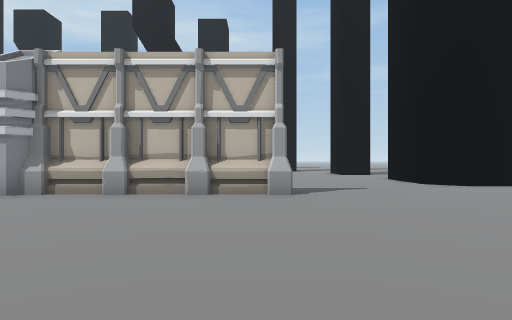
[1] (above)

23 first-person views from a walk through a 3-D level made in the Unity game engine. The camera is 1.4 m above the floor, looks level and sees 75° across. The floor is counted in squares, 2 m on a side. Each view is taken from the middle of a square. On the plan, view 1 faces up. The plan holds only what a view shows up to about 10 squares ahead; the rest is blank. The place goes on beyond the plan.

[2]
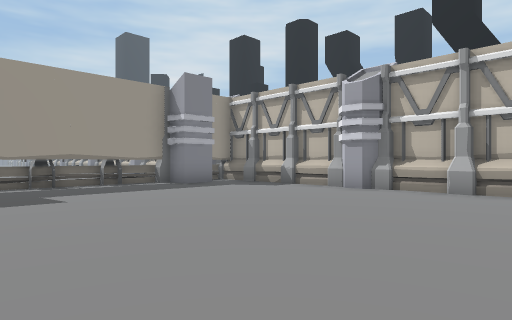

[3]
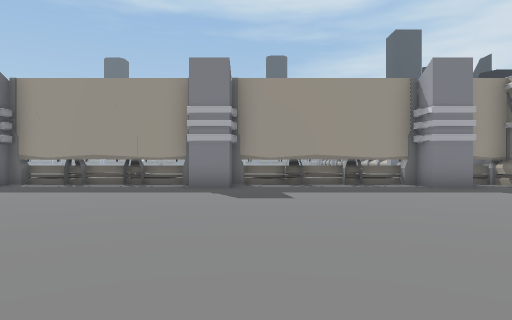

[4]
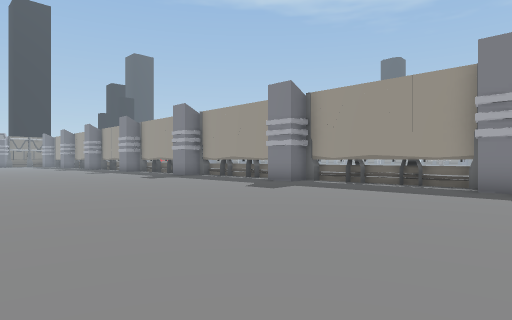

[5]
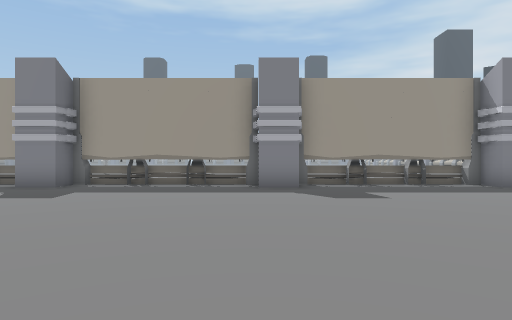

[6]
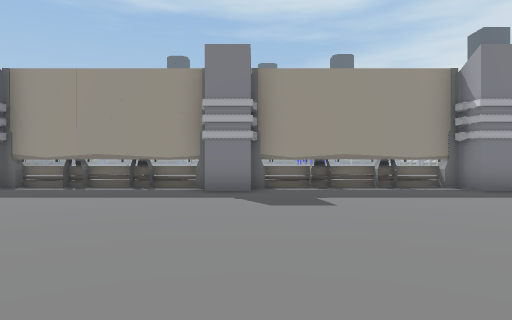

[7]
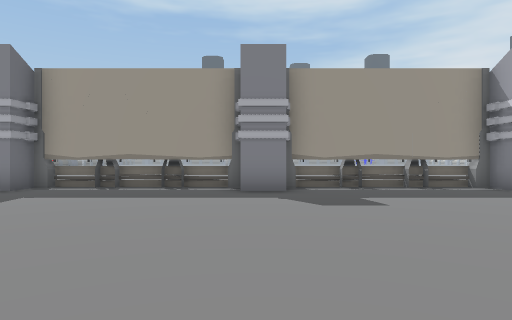

[8]
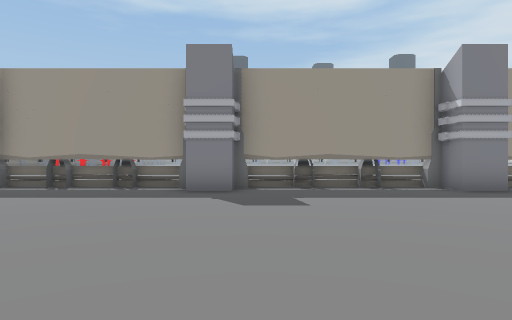

[9]
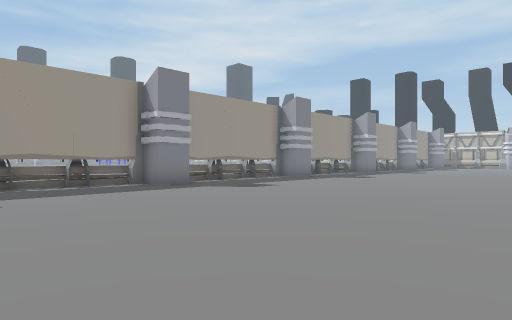

[10]
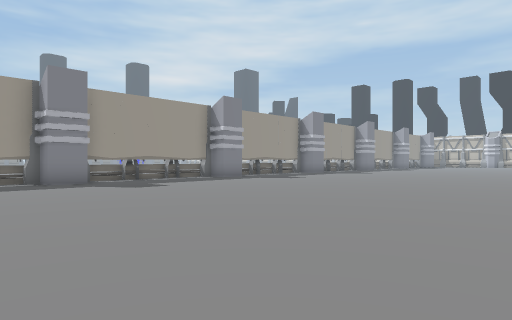

[11]
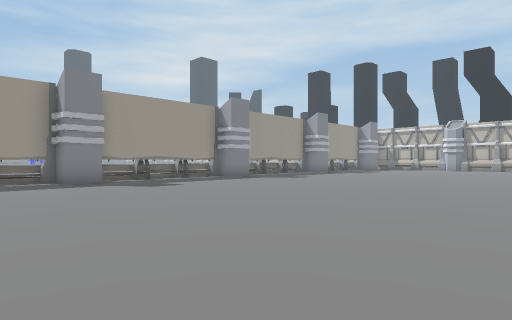

[12]
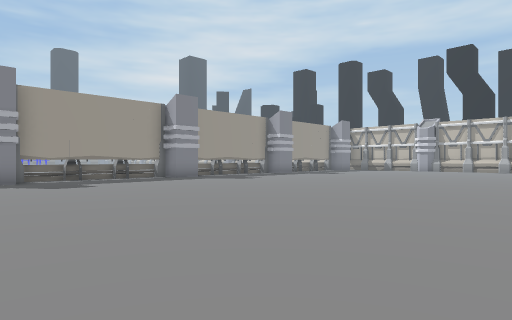

[13]
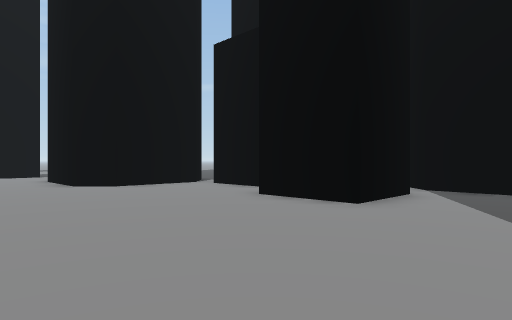

[14]
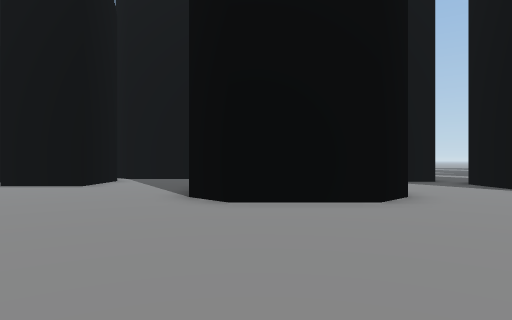

[15]
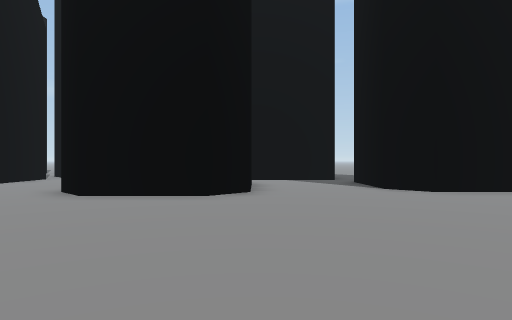

[16]
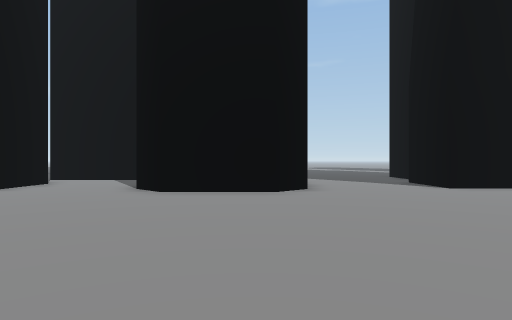

[17]
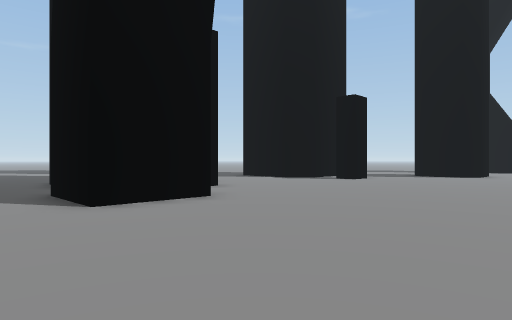

[18]
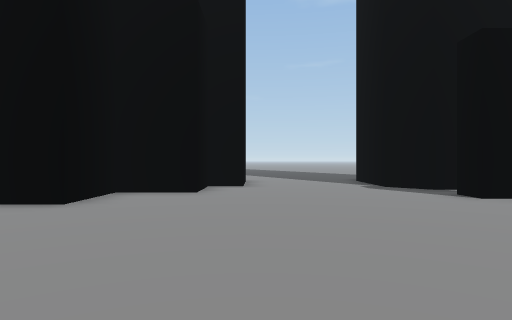

[19]
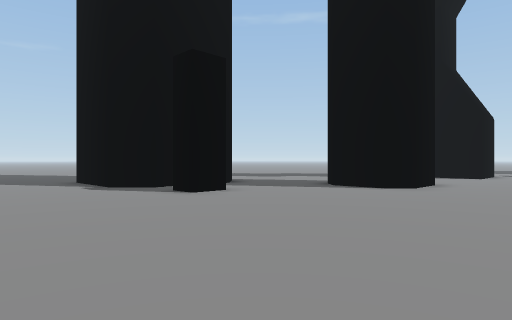

[20]
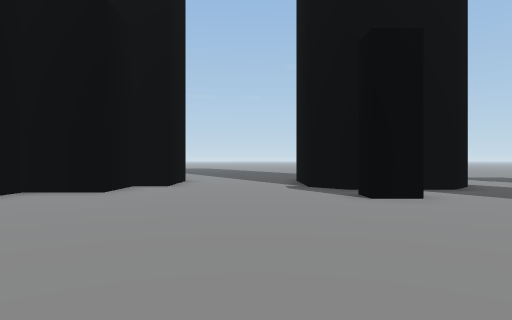

[21]
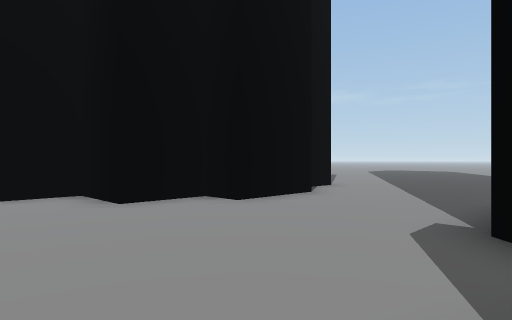

[22]
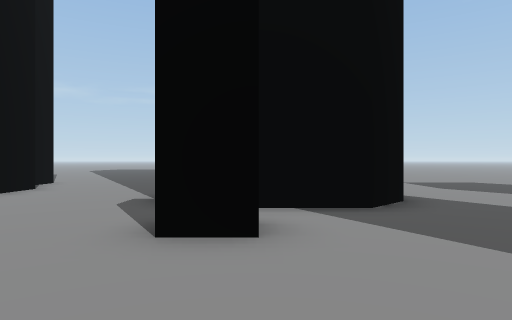

[23]
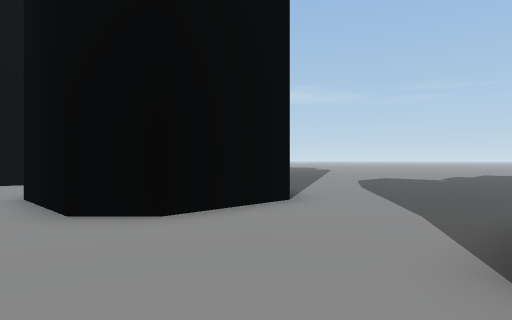

### Floor plan
Points are (right, up) in squares from view 1. A wall is a line through its corners. A room is listed if a view was taken in it or the views show most of it. See-through windows are left out.
Room 1 (views 1, 2, 3, 4, 5, 6, 7, 8, 9, 10, 11, 12, 13, 14, 15, 16, 17, 18, 19, 20, 21, 22, 23)
walls: (5.1, -12.3) (4.3, -11.4) (4.3, -8.9) (5.1, -8.1) (7.6, -8.1); (7.6, -12.3) (7.1, -12.3); (6.9, -4.9) (4.3, -4.9) (3.5, -4.1) (3.5, -1.6) (4.4, -0.7); (-10.3, -9.9) (-10.8, -9.9); (-10.3, -9.4) (-10.8, -9.4); (-10.3, -11.6) (-10.8, -11.6) (-10.3, -11.6); (-10.4, -8.7) (-10.4, -12.7); (-10.6, -8.2) (-10.6, -12.9); (-10.2, -5.4) (-10.8, -5.4) (-10.2, -5.4); (-10.4, -14.7) (-10.4, -19.2); (-10.6, -14.5) (-10.6, -19) (-10.2, -19); (-10.3, -15.7) (-10.8, -15.7); (-10.8, -4.9) (-10.2, -4.9); (-10.2, -3.7) (-10.8, -3.7); (-10.3, -16.2) (-10.8, -16.2) (-10.3, -16.2); (-10.8, -15.8) (-10.3, -15.8); (-10.8, -3.2) (-10.2, -3.2); (-10.4, -2.6) (-10.4, -6.4); (-10.3, -17.8) (-10.8, -17.8) (-10.3, -17.8); (-10.6, -2) (-10.6, -6.5); (-10.4, -20.6) (-10.4, -25.2); (-10.2, 0.8) (-10.8, 0.8); (-10.6, -20.6) (-10.6, -25.2); (10.2, 1) (10.2, 2.7); (-10.2, 1.3) (-10.8, 1.3); (11.1, -20.7) (8.9, -20.7) (8.9, -19.7) (7.2, -19.7) (7.2, -18) (5.2, -18) (5.2, -15.8) (7.5, -15.8); (9.1, 2.6) (6.9, 2.6) (6.9, 4.9); (-10.2, -21.9) (-10.8, -21.9) (-10.2, -21.9); (-10.2, -22.4) (-10.8, -22.4) (-10.2, -22.4); (-10.3, 2.6) (-10.8, 2.6); (13.1, -19.7) (12.1, -19.7); (-10.3, 3) (-10.8, 3); (0.8, 6.8) (-4.5, 6.8); (0.4, 7.1) (-1.1, 7.1); (-1.2, 7.1) (-2.6, 7.1); (6, -26.1) (6, -25.1) (6.9, -25.1); (-3, 7.1) (-4.4, 7.1); (-10.2, 4.2) (-10.6, 4.2) (-10.6, -0.4); (-5.5, 6.8) (-7.5, 6.8); (-10.8, -24) (-10.2, -24); (-10.4, 4.3) (-10.4, -0.2); (8.3, 6.1) (8.3, 7.9); (-6, 7.1) (-7, 7.1); (-10.4, -26.7) (-10.4, -29.6); (-10.2, -26.9) (-10.6, -26.9) (-10.6, -29.5); (-10.4, 6.8) (-10.4, 6); (3, -29.6) (3.5, -29.1) (5, -29.1) (5.4, -29.5); (7.4, 8.9) (5.7, 8.9) (4.8, 9.7) (4.8, 11.4); (8.8, -28.6) (7.9, -27.7) (7.9, -25.2) (8.7, -24.4) (10.9, -24.4); (-10.8, -28.6) (-10.2, -28.6)
low walls: (-9.9, 6.8) (-10.4, 6.8)
ways out: opening at (10, 3)
objects: other object (-11, -26) to (-10, -26); other object (-11, -20) to (-10, -20); other object (-11, -14) to (-10, -13); other object (-11, -8) to (-10, -7); other object (-11, -2) to (-10, -1); other object (-11, 5) to (-10, 5); other object (-11, 7) to (-11, 8); other object (-5, 7) to (-5, 8)

Positions as (right, up) in squares from view 1, and headings:
1: (0, 0), facing up
2: (-1, -1), facing up-left
3: (-1, 0), facing left
4: (-1, 0), facing down-left
5: (-1, -8), facing left
6: (-2, -13), facing left
7: (-2, -20), facing left
8: (-2, -25), facing left
9: (-1, -25), facing up-left
10: (1, -29), facing up-left
11: (1, -17), facing up-left
12: (2, -15), facing up-left
13: (2, 0), facing up-right
14: (-2, -2), facing right
15: (-3, -5), facing right
16: (-3, -11), facing right
17: (0, -14), facing down-right
18: (0, -21), facing right
19: (0, -21), facing down-right
20: (0, -23), facing right
21: (5, -25), facing up-right
22: (3, -26), facing right
23: (3, -16), facing up-right
